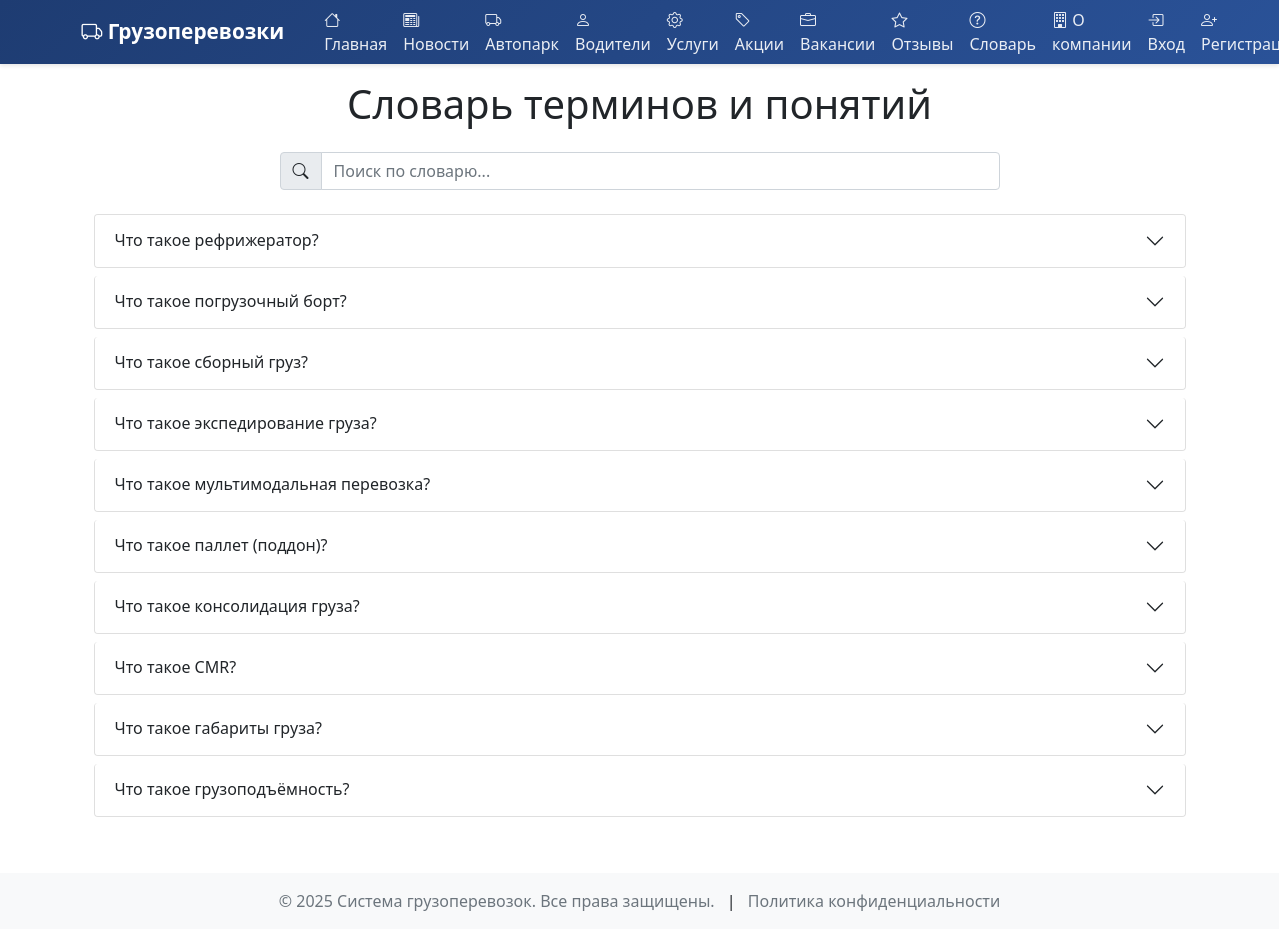
Screenshot of /faq/ with the database file from the repository.
### core/models.py (models this page shows, shortened)
class FAQ(models.Model):
    question = models.CharField('Вопрос', max_length=255)
    answer = models.TextField('Ответ')
    created_at = models.DateTimeField('Добавлено', auto_now_add=True)
    is_published = models.BooleanField('Опубликовано', default=True)
    class Meta:
        verbose_name = 'Вопрос'
        verbose_name_plural = 'Вопросы'
        ordering = ['-created_at']

### core/views.py (the view)
# urls.py: path('faq/', views.FAQListView.as_view(), name='faq-list'),
class FAQListView(ListView):
    model = FAQ
    template_name = 'core/faq_list.html'
    context_object_name = 'faqs'
    paginate_by = 20
    def get_queryset(self):
        return FAQ.objects.filter(is_published=True)

### core/templates/core/faq_list.html (shortened to what this page needs)
{% extends 'core/base.html' %}
{% block content %}
<div class="container">
    <h1 class="text-center mb-4">Словарь терминов и понятий</h1>
    <div class="row mb-4">
        <div class="col-md-8 mx-auto">
            <div class="input-group">
                <span class="input-group-text">
                    <i class="bi bi-search"></i>
                </span>
                <input type="text" id="searchInput" class="form-control" placeholder="Поиск по словарю...">
            </div>
        </div>
    </div>
    <div class="accordion" id="faqAccordion">
        {% for faq in faqs %}
        <div class="accordion-item faq-item">
            <h2 class="accordion-header" id="heading{{ faq.pk }}">
                <button class="accordion-button collapsed" type="button" data-bs-toggle="collapse"
                        data-bs-target="#collapse{{ faq.pk }}" aria-expanded="false"
                        aria-controls="collapse{{ faq.pk }}">
                    {{ faq.question }}
                </button>
            </h2>
        </div>
        {% empty %}
        <div class="alert alert-info">
            На данный момент словарь пуст.
        </div>
        {% endfor %}
    </div>
</div>
{% endblock %}

### core/templates/core/base.html (style rules this page uses)
body { min-height: 100vh; display: flex; flex-direction: column; }

### core/templates/core/faq_list.html (style rules this page uses)
.accordion-item { margin-bottom: 0.5rem; border-radius: 0.25rem !important; }
.accordion-button { border-radius: 0.25rem !important; }

### rows the page displays
FAQ: question "Что такое рефрижератор?"
FAQ: question "Что такое погрузочный борт?"
FAQ: question "Что такое сборный груз?"
FAQ: question "Что такое экспедирование груза?"
FAQ: question "Что такое мультимодальная перевозка?"
FAQ: question "Что такое паллет (поддон)?"
FAQ: question "Что такое консолидация груза?"
FAQ: question "Что такое CMR?"
FAQ: question "Что такое габариты груза?"
FAQ: question "Что такое грузоподъёмность?"
